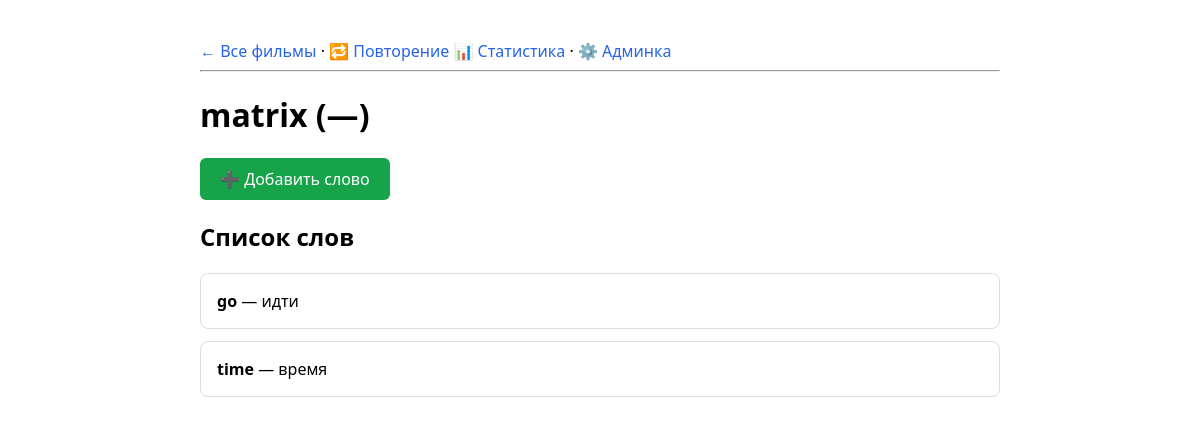
/movie/1, run on the app's committed database.
### models.py (models this page shows)
class Movie(Base):
    __tablename__ = 'movies'
    id = Column(Integer, primary_key=True, index=True)
    title = Column(String(200), nullable=False)
    year = Column(Integer, nullable=True)
    words = relationship('Word', back_populates='movie', cascade='all, delete-orphan')

class Word(Base):
    __tablename__ = 'words'
    id = Column(Integer, primary_key=True, index=True)
    movie_id = Column(Integer, ForeignKey('movies.id'), nullable=False)
    english = Column(String(100), nullable=False)
    russian = Column(String(200), nullable=False)
    example = Column(Text, nullable=True)
    ease_factor = Column(Float, default=2.5, nullable=False)
    interval = Column(Integer, default=1, nullable=False)
    repetitions = Column(Integer, default=0)
    due_date = Column(DateTime, default=lambda: datetime.now(timezone.utc))
    last_reviewed = Column(DateTime, nullable=True)
    movie = relationship('Movie', back_populates='words')

### main.py (the view)
@app.get('/movie/{movie_id}', response_class=HTMLResponse)
async def movie_detail(
    request: Request,
    movie_id: int,
    db: Session = Depends(get_db)
    ):
    movie = db.query(models.Movie).filter(models.Movie.id == movie_id).first()
    if not movie:
        raise HTTPException(status_code=404, detail="Фильм не найден")
    return templates.TemplateResponse(
        request=request,
        name='movie_detail.html',
        context={'movie': movie}
    )

### templates/movie_detail.html (shortened to what this page needs)
{% extends "base.html" %}
{% block content %}
<h1>{{ movie.title }} ({{ movie.year or '—' }})</h1>
{% if movie.words %}
    <p>
        <a href="/movie/{{ movie.id }}/add-word" class="btn" style="background:#16a34a;">➕ Добавить слово</a>
    </p>
    <h2>Список слов</h2>
    {% for word in movie.words %}
        {% set is_new = request.query_params.get('added') == word.id|string %}
        <div class="card" {% if is_new %}style="border-color:#16a34a; background:#f0fdf4;"{% endif %}>
            <strong>{{ word.english }}</strong> — {{ word.russian }}
        </div>
    {% endfor %}
{% else %}
    <div class="card" style="text-align:center; padding:24px;">
        <p style="color:#888;">В этом фильме пока нет слов.</p>
        <a href="/movie/{{ movie.id }}/add-word" class="btn" style="background:#16a34a;">➕ Добавить первое слово</a>
    </div>
{% endif %}
{% endblock %}

### templates/base.html (style rules this page uses)
body { font-family: system-ui, sans-serif; max-width: 800px; margin: 40px auto; padding: 0 16px; }
a { color: #2563eb; text-decoration: none; }
.card { border: 1px solid #ddd; border-radius: 8px; padding: 16px; margin: 12px 0; }
.btn { display: inline-block; background: #2563eb; color: white; padding: 10px 20px; border-radius: 6px; border: none; cursor: pointer; font-size: 16px; }

### data on the page
Movie: title "matrix", year "—"
Word: english "go", russian "идти"
Word: english "time", russian "время"
